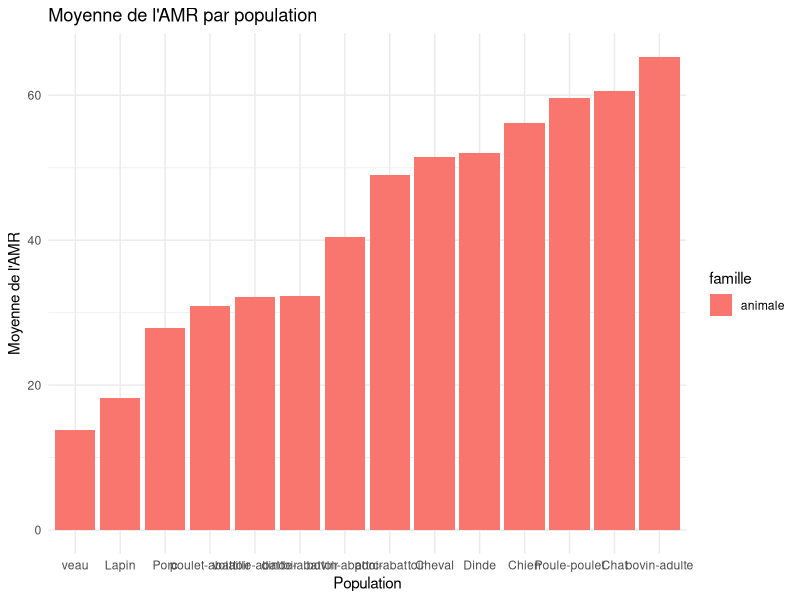
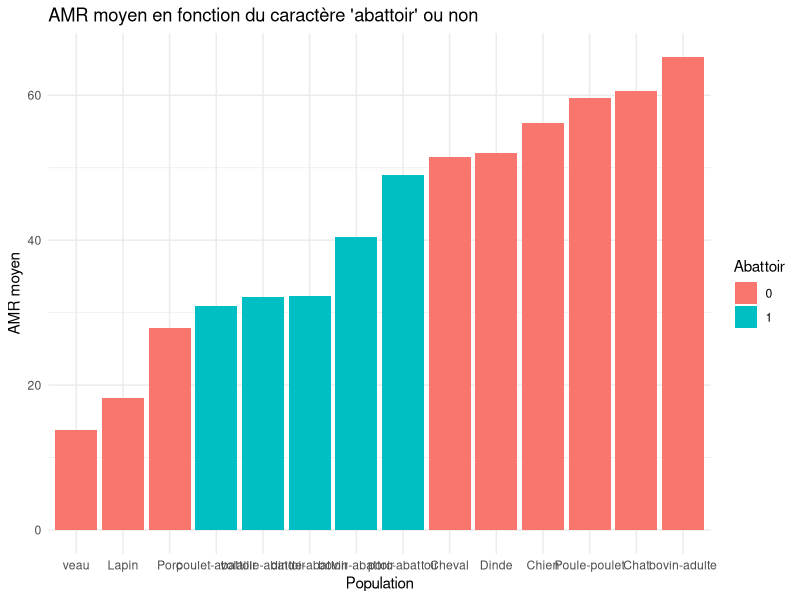
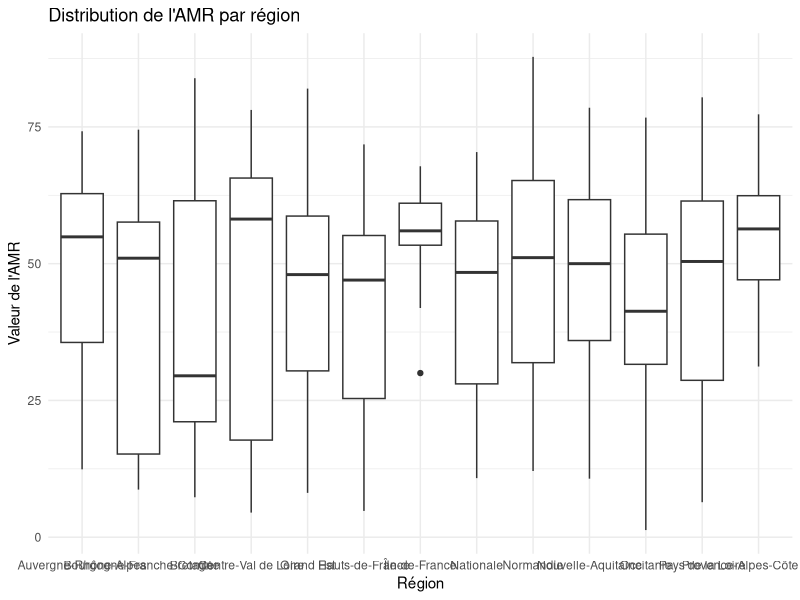
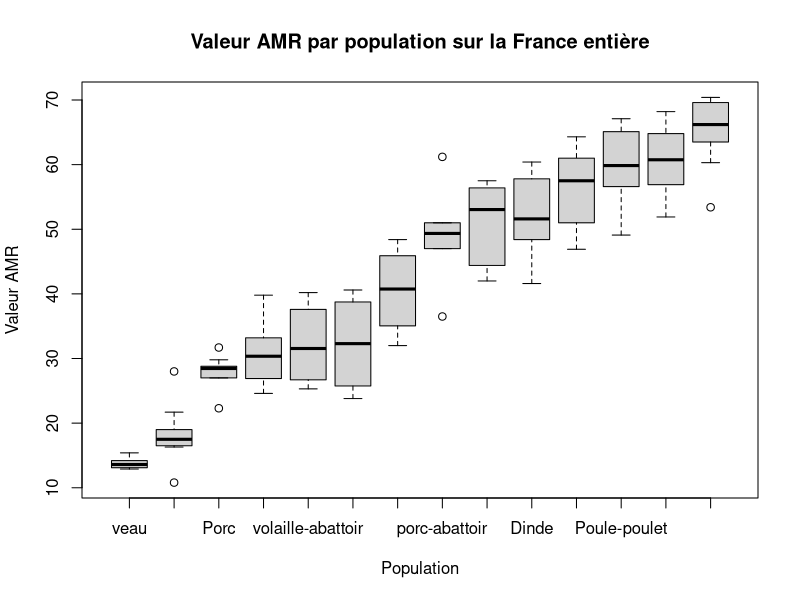
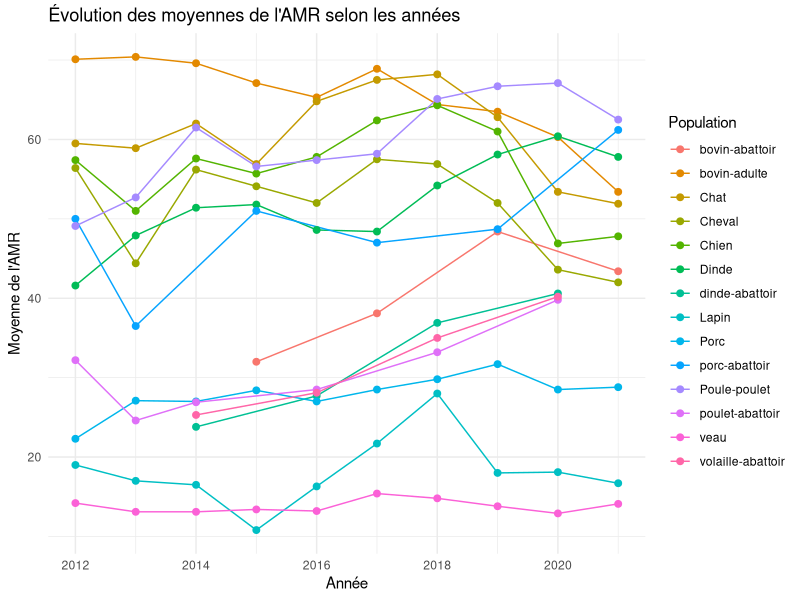
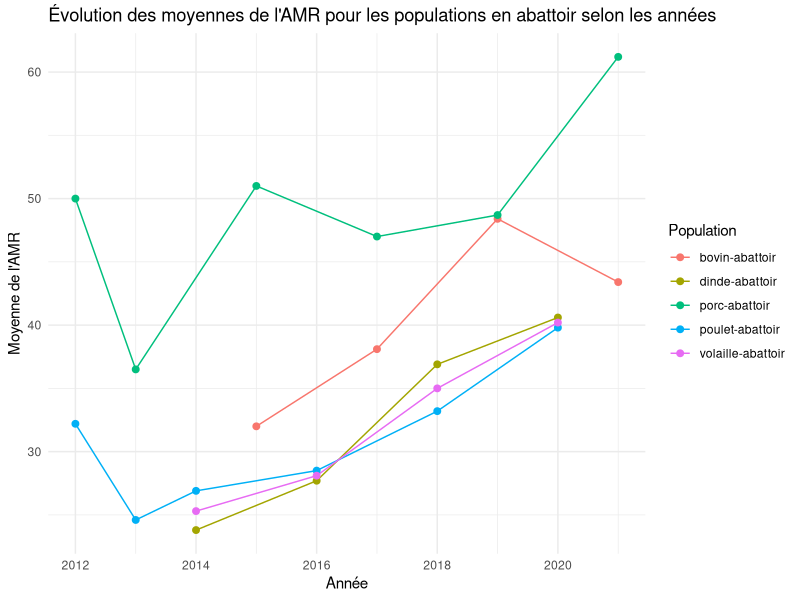
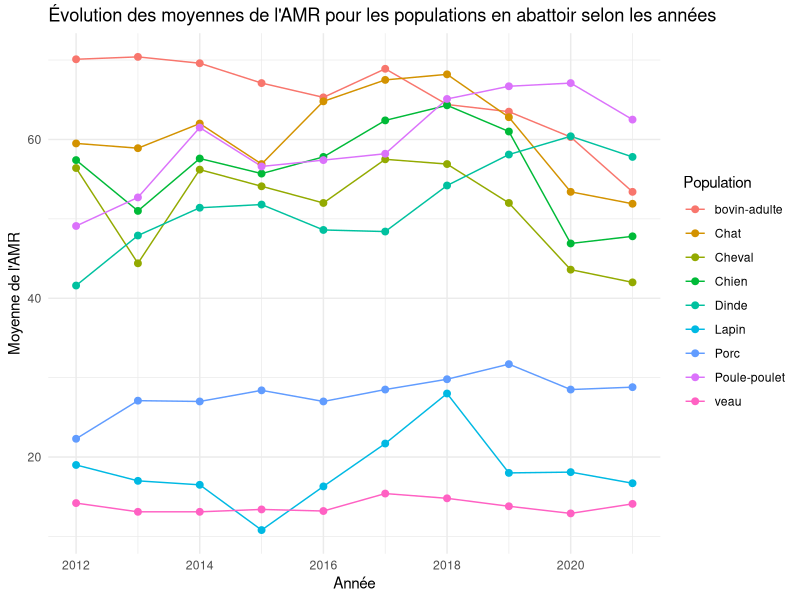
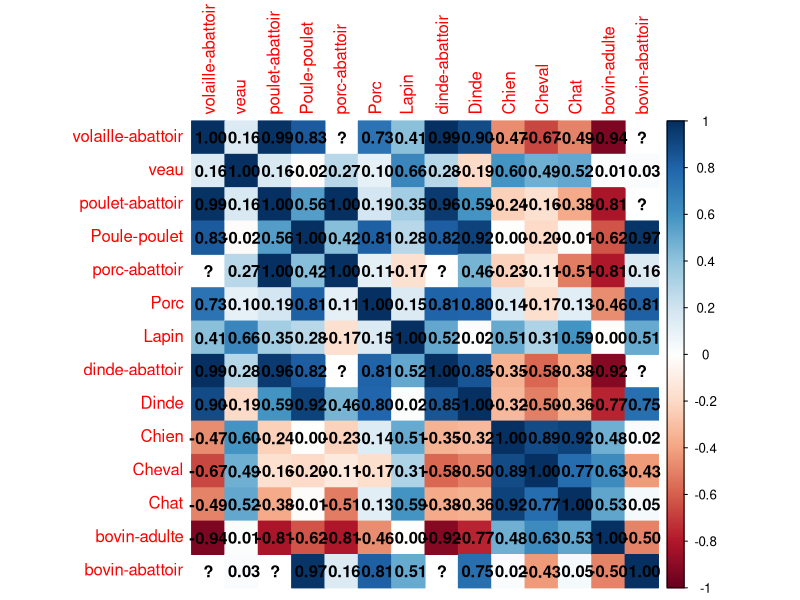

The R source for these figures, in order:
## ---- chunk 1
knitr::opts_chunk$set(echo = TRUE)
library(readxl)
library(dplyr)
library(ggplot2)
## ---- chunk 2
rm(list=ls())

AMR <- read_excel('donnees/donnees_AMR.xlsx')
str(AMR)
summary(AMR)

# Séparation des deux cas d'étude (animal et humain) version Florine
AMR_humaine <- AMR[which(AMR$famille=='humaine'),]
AMR_animale <- AMR[which(AMR$famille=='animale'),]

# Séparation des deux cas d'étude (animal et humain) version Maël
AMR_animale <- AMR %>%
  filter(famille == "animale")
AMR_humaine <- AMR %>%
  filter(famille == "humaine")

# Récupération des données nationales uniquement
AMR_animale_fr <- AMR_animale[which(AMR_animale$region=='Nationale'),]
AMR_humaine_fr <- AMR_humaine[which(AMR_humaine$region=='Nationale'),]

# Création d'une indicatrice selon si la population provient d'un abattoir (1) ou non (0)
AMR_animale_fr$abattoir <- as.integer(grepl("abattoir", AMR_animale_fr$population, ignore.case = TRUE))
## ---- chunk 3
# Pour les animaux, on regarde la moyenne de l'AMR pour chaque population
moyenne_AMR <- AMR_animale_fr %>%
  group_by(population, famille) %>%
  summarize(moyenne_AMR = mean(`valeur AMR`))

# On regarde la variance inter-groupe (et l'écart-type car plus parlant)
AMR_animale_fr %>% summarize(ecart_type_AMR = sd(`valeur AMR`))
AMR_animale_fr	 %>%
  group_by(population, famille) %>%
  summarize(
    moyenne_AMR = mean(`valeur AMR`),
    .groups = 'drop'
  ) %>%
  ungroup() %>%
  summarize(
    SSB = sum((moyenne_AMR - mean(moyenne_AMR))^2 * n())
  )

# Plot des moyennes (agrandir le graphique pour la lisibilité)
ggplot(moyenne_AMR, aes(x = reorder(population, moyenne_AMR), y = moyenne_AMR, fill = famille)) +
  geom_bar(stat = "identity", position = "dodge") +
  labs(title = "Moyenne de l'AMR par population",
       x = "Population",
       y = "Moyenne de l'AMR") +
  theme_minimal()
## ---- chunk 4
# Création d'une indicatrice selon si la population provient d'un abattoir (1) ou non (0)
moyenne_AMR$abattoir <- as.integer(grepl("abattoir", moyenne_AMR$population, ignore.case = TRUE))

# Graphique
ggplot(moyenne_AMR, aes(x = reorder(population, moyenne_AMR), y = moyenne_AMR, fill = factor(abattoir))) +
  geom_bar(stat = "identity", position = "dodge") +
  labs(title = "AMR moyen en fonction du caractère 'abattoir' ou non",
       x = "Population",
       y = "AMR moyen",
       fill = "Abattoir") +
  theme_minimal()
## ---- chunk 5
# Regression linéaire
modele_regression <- lm(`valeur AMR` ~ population, data = AMR_animale_fr)
summary(modele_regression)
## ---- chunk 6

moyenne_par_region <- AMR_animale %>%
  group_by(region) %>%
  summarize(moyenne_AMR = mean(`valeur AMR`), .groups = 'drop')

ggplot(AMR_animale, aes(x = region, y = `valeur AMR`)) +
  geom_boxplot() +
  labs(title = "Distribution de l'AMR par région",
       x = "Région",
       y = "Valeur de l'AMR") +
  theme_minimal()

moyenne_par_region_population <- AMR_animale %>%
  group_by(region, population) %>%
  summarize(moyenne_AMR = mean(`valeur AMR`), .groups = 'drop')

modele_anova <- aov(moyenne_AMR ~ region + population, data = moyenne_par_region_population)
summary(modele_anova)

# je n'arrive pas à réaliser l'analyse que je veux :()
## ---- chunk 7
AMR_animale_fr %>%
  group_by(population, famille) %>%
  summarize(
    variance_intragroupe = sum((`valeur AMR` - mean(`valeur AMR`))^2),
    .groups = 'drop'
  )

# Boxplot pour représenter la variation intra-groupe
boxplot(`valeur AMR` ~ reorder(population, `valeur AMR`), data = AMR_animale_fr,
        main = "Valeur AMR par population sur la France entière",
        ylab = "Valeur AMR",
        xlab = "Population")
## ---- chunk 8
# Graphique général (peu lisible)
ggplot(AMR_animale_fr, aes(x = annee, y = `valeur AMR`, group = population, color = population)) +
  geom_line(stat = "summary", fun = "mean") +
  geom_point(stat = "summary", fun = "mean", size = 2) +
  labs(title = "Évolution des moyennes de l'AMR selon les années",
       x = "Année",
       y = "Moyenne de l'AMR",
       color = "Population") +
  theme_minimal()

# On filtre les données pour inclure uniquement les populations en abattoir ou non
AMR_animale_fr_abattoir <- AMR_animale_fr %>%
  filter(grepl("abattoir", population, ignore.case = TRUE))

AMR_animale_fr_horsabattoir <- AMR_animale_fr %>%
  filter(!grepl("abattoir", population, ignore.case = TRUE))

# Graphique abattoir
ggplot(AMR_animale_fr_abattoir, aes(x = annee, y = `valeur AMR`, group = population, color = population)) +
  geom_line(stat = "summary", fun = "mean") +
  geom_point(stat = "summary", fun = "mean", size = 2) +
  labs(title = "Évolution des moyennes de l'AMR pour les populations en abattoir selon les années",
       x = "Année",
       y = "Moyenne de l'AMR",
       color = "Population") +
  theme_minimal()

# Graphique hors abattoir
ggplot(AMR_animale_fr_horsabattoir, aes(x = annee, y = `valeur AMR`, group = population, color = population)) +
  geom_line(stat = "summary", fun = "mean") +
  geom_point(stat = "summary", fun = "mean", size = 2) +
  labs(title = "Évolution des moyennes de l'AMR pour les populations en abattoir selon les années",
       x = "Année",
       y = "Moyenne de l'AMR",
       color = "Population") +
  theme_minimal()
## ---- chunk 9
library(tidyr)

donnees_remodelees <- AMR_animale_fr %>%
  pivot_wider(names_from = population, values_from = `valeur AMR`, names_prefix = "", values_fill = NA, id_cols = annee)

donnees_remodelees <- donnees_remodelees %>%
  arrange(annee)

matrice_correlations <- cor(donnees_remodelees[, -1], use = "pairwise.complete.obs")
library(corrplot)

# Afficher le corrplot
corrplot(matrice_correlations, method = "color", addrect = 2, addCoef.col = "black")
## ---- chunk 10
boxplot(AMR_humaine_fr$`valeur AMR`~AMR_humaine_fr$population,
        main = "Valeur AMR par population sur la France entière",
        ylab = "Valuer AMR",
        xlab = "Population")
## ---- chunk 11
ggplot(AMR_humaine_fr, aes(x = annee, y = `valeur AMR`, group = population, color = population)) +
  geom_line(stat = "summary", fun = "mean") +
  geom_point(stat = "summary", fun = "mean", size = 2) +
  labs(title = "Évolution des moyennes de l'AMR pour les populations humaines sur la France entière",
       x = "Année",
       y = "Moyenne de l'AMR",
       color = "Population") +
  theme_minimal()
## ---- chunk 12
summary(AMR)
AMR$dispositif <- as.factor(AMR$dispositif)
AMR$population <- as.factor(AMR$population)
AMR$famille <- as.factor(AMR$famille)
AMR$region <- as.factor(AMR$region)
## ---- chunk 13
aggregate(x = AMR$`effectif AMR`, by = list(AMR$annee), FUN = sum)
aggregate(x = AMR$`effectif AMR`, by = list(AMR$region), FUN = sum)
## ---- chunk 14
# Quels regroupements en des sous-populations ?
# Recherche de liaison entre une variable qualitative (la population) et une variable quantitative (la valeur AMR)

ggplot(AMR, aes(x = `valeur AMR`, y = reorder(population, `valeur AMR`, mean), fill = famille))+
  geom_boxplot()

# Idée : transformer le tableau de données pour faire des corrélations entre toutes les populations ( on le fait sur les données nationales)


## ---- chunk 15
# regroupement des populations
AMR$groupe_population <- "Animaux de production"
AMR$groupe_population[c(which(AMR$population=='Chien'|AMR$population=='Chat'))] <- "Animaux domestiques"
AMR_fr <- AMR[which(AMR$region=='Nationale'),]
ggplot(AMR_fr, aes(x = population, y = 'effectif AMR'))+
  geom_col()
## ---- chunk 16
boxplot(AMR$population ~ AMR$`valeur AMR`)
